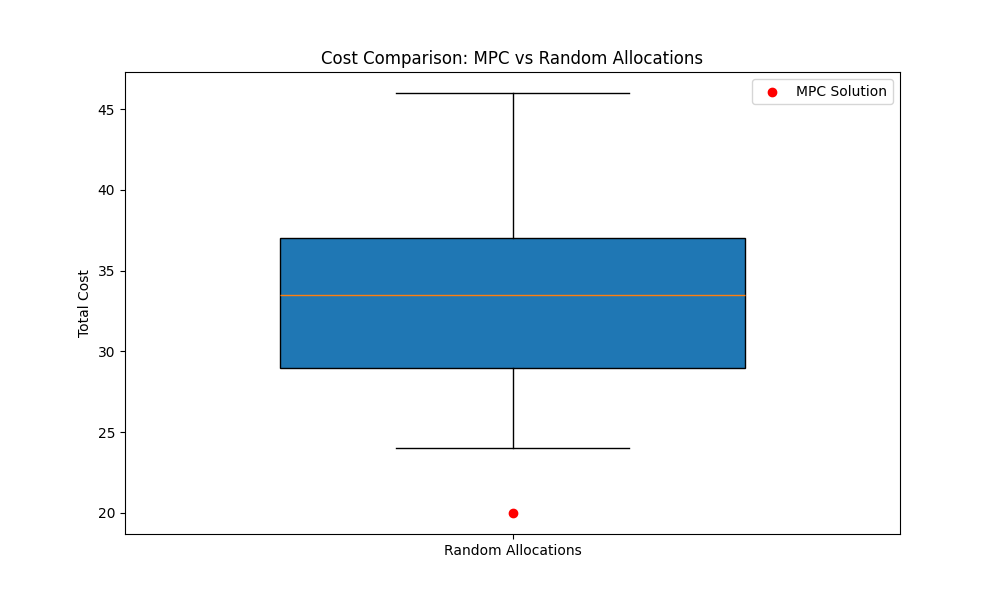

The Python source for this figure:
import cvxpy as cp
import numpy as np
import matplotlib.pyplot as plt

# Define the number of robots and tasks
num_robots = 4
num_tasks = 6

# Prediction horizon
H = 3

# Randomly generate task costs for each robot
np.random.seed(0)
task_costs = np.random.randint(1, 10, (num_robots, num_tasks))

# State variable: x_ij is 1 if task j is assigned to robot i, else 0
x = cp.Variable((num_robots, num_tasks), boolean=True)

# Objective: Minimize total cost
objective = cp.Minimize(cp.sum(cp.multiply(task_costs, x)))

# Constraints
constraints = []

# Each task must be assigned to exactly one robot
for j in range(num_tasks):
    constraints.append(cp.sum(x[:, j]) == 1)

# Each robot can have at most two tasks
for i in range(num_robots):
    constraints.append(cp.sum(x[i, :]) <= 2)

# MPC loop for H steps
for step in range(H):
    # Define the optimization problem
    prob = cp.Problem(objective, constraints)
    
    # Solve the problem
    prob.solve()
    
    # Print the results
    print(f"Step {step+1} allocation:")
    print(np.round(x.value))

# Final MPC task allocation and its cost
final_allocation = np.round(x.value)
mpc_cost = np.sum(task_costs * final_allocation)

print("Final task allocation:")
print(final_allocation)
print(f"MPC Cost: {mpc_cost}")

# --- Generate Random Allocations and Costs ---

num_random_allocations = 100
random_costs = []

for _ in range(num_random_allocations):
    random_allocation = np.zeros((num_robots, num_tasks))
    for j in range(num_tasks):
        i = np.random.choice(num_robots)
        if np.sum(random_allocation[i]) < 2:
            random_allocation[i, j] = 1
        else:
            # Choose another robot if the selected one already has 2 tasks
            available_robots = [k for k in range(num_robots) if np.sum(random_allocation[k]) < 2]
            random_allocation[np.random.choice(available_robots), j] = 1
    
    # Compute the cost of the random allocation
    cost = np.sum(task_costs * random_allocation)
    random_costs.append(cost)

# --- Plot the Results ---
plt.figure(figsize=(10, 6))

# Plot boxplot of random allocations costs
plt.boxplot(random_costs, positions=[1], widths=0.6, patch_artist=True)

# Plot the MPC cost
plt.scatter([1], [mpc_cost], color='red', zorder=5, label='MPC Solution')

plt.xticks([1], ['Random Allocations'])
plt.ylabel('Total Cost')
plt.title('Cost Comparison: MPC vs Random Allocations')
plt.legend()
plt.savefig("tmp.png")
